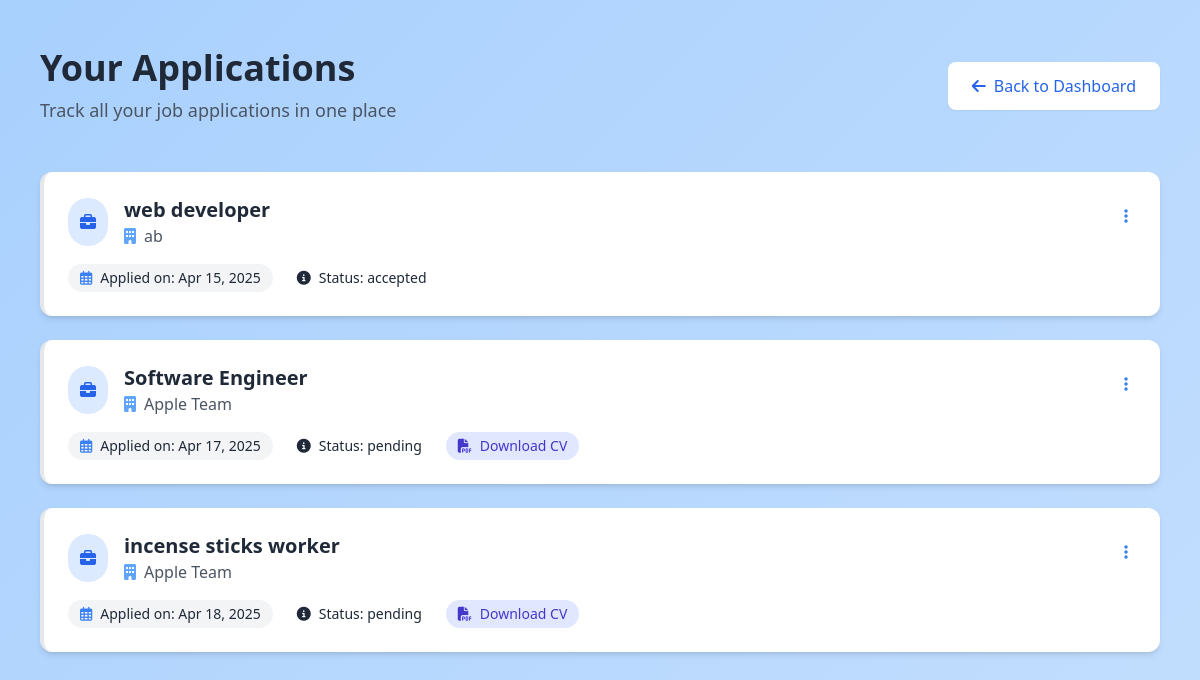
/jobs/applications/ (signed in), run on the app's committed database.
### jobs/models.py (models this page shows, shortened)
class JobApplication(models.Model):
    job = models.ForeignKey(JobPosting, on_delete=models.CASCADE, related_name='applications')
    applicant = models.ForeignKey(User, on_delete=models.CASCADE, related_name='applications')
    applied_on = models.DateTimeField(auto_now_add=True)
    status = models.CharField(max_length=50, choices=[
        ('pending', 'Pending'),
        ('accepted', 'Accepted'),
        ('rejected', 'Rejected'),
        ('interview_scheduled', 'Interview Scheduled'),
        ('offer_made', 'Offer Made'),
    ],
     default='pending'
    )
    cv = models.FileField(upload_to='cvs/', blank=True, null=True)

class JobPosting(models.Model):
    organization = models.ForeignKey(Organization, on_delete=models.CASCADE, related_name='job_postings')
    title = models.CharField(max_length=255)
    description = models.TextField()
    required_qualifications = models.TextField()
    required_skills = models.ManyToManyField(Skill, blank=True)  # Use the same Skill model
    location = models.CharField(max_length=100)
    posted_on = models.DateTimeField(auto_now_add=True)
    application_deadline = models.DateTimeField()
    job_post_image = models.ImageField(upload_to='job_images/', blank=True, null=True)
    posted_by = models.ForeignKey(User,on_delete=models.SET_NULL,null=True,related_name='posted_jobs')

### organizations/models.py (models this page shows, shortened)
class Organization(models.Model):
    user = models.OneToOneField(User, on_delete=models.CASCADE)
    name = models.CharField(max_length=255)
    description = models.TextField(blank=True, null=True)
    website = models.URLField()
    registration_number = models.CharField(max_length=100)
    profile_image = models.ImageField(upload_to='profile_images/', blank=True, null=True)
    banner_image = models.ImageField(upload_to='banner_images/', blank=True, null=True)
    created_at = models.DateTimeField(auto_now_add=True)
    updated_at = models.DateTimeField(auto_now=True)
    is_verified = models.BooleanField(default=False)  # New verification field

### jobs/views.py (the view)
# urls.py: path('applications/', user_job_applications, name='user_job_applications'),
@login_required
def user_job_applications(request):
    applications = JobApplication.objects.filter(applicant=request.user)
    return render(request, 'jobs/job_application_list.html', {'applications': applications})

### jobs/templates/jobs/job_application_list.html (shortened to what this page needs)
{% load static tailwind_tags %}
<!DOCTYPE html>
<html lang="en">
<head>
    {% tailwind_css %}
    <link href="https://cdnjs.cloudflare.com/ajax/libs/font-awesome/6.4.0/css/all.min.css" rel="stylesheet">
</head>
<body class="bg-animate min-h-screen font-sans antialiased text-gray-800">
    <div class="container mx-auto px-4 py-12 max-w-6xl">
        <div class="flex justify-between items-center mb-12 animate-fadeIn">
            <div>
                <h1 class="text-4xl font-bold text-gray-800 mb-2">Your Applications</h1>
                <p class="text-lg text-gray-600">Track all your job applications in one place</p>
            </div>
            <a href="{% url 'user_dashboard' %}" class="flex items-center space-x-2 bg-white hover:bg-gray-50 text-blue-600 font-medium px-6 py-3 rounded-lg shadow-sm transition-all duration-300">
                <i class="fas fa-arrow-left"></i>
                <span>Back to Dashboard</span>
            </a>
        </div>
        <div class="space-y-6">
            {% if applications %}
                {% for application in applications %}
                <div class="application-card opacity-0 delay-{% cycle '100' '200' '300' %} bg-white rounded-xl p-6 shadow-md border-l-4
                    {% if application.status == 'Rejected' %}border-red-400{% endif %}">
                    <div class="flex flex-col md:flex-row md:justify-between md:items-start gap-4">
                        <div class="flex-1">
                            <div class="flex items-center space-x-4 mb-3">
                                <div class="bg-blue-100 p-3 rounded-full">
                                    <i class="fas fa-briefcase text-blue-600"></i>
                                </div>
                                <div>
                                    <h3 class="text-xl font-bold text-gray-800">{{ application.job.title }}</h3>
                                    <p class="text-gray-600 flex items-center">
                                        <i class="fas fa-building mr-2 text-blue-400"></i>
                                        {{ application.job.organization.name }}
                                    </p>
                                </div>
                            </div>
                            <div class="flex flex-wrap gap-3 mt-4">
                                <div class="flex items-center text-sm bg-gray-100 px-3 py-1 rounded-full">
                                    <i class="far fa-calendar-alt mr-2 text-blue-500"></i>
                                    <span>Applied on: {{ application.applied_on|date:"M d, Y" }}</span>
                                </div>
                                <div class="flex items-center text-sm px-3 py-1 rounded-full
                                    {% if application.status == 'Rejected' %}status-rejected{% endif %}">
                                    <i class="fas fa-info-circle mr-2"></i>
                                    <span>Status: {{ application.status }}</span>
                                </div>
                                {% if application.cv %}
                                <a href="{{ application.cv.url }}" class="flex items-center text-sm bg-indigo-100 hover:bg-indigo-200 text-indigo-700 px-3 py-1 rounded-full transition-colors">
                                    <i class="fas fa-file-pdf mr-2"></i>
                                    <span>Download CV</span>
                                </a>
                                {% endif %}
                            </div>
                        </div>
                        <div class="flex space-x-3">
                            <button class="p-2 text-blue-500 hover:text-blue-700 transition-colors">
                                <i class="fas fa-ellipsis-v"></i>
                            </button>
                        </div>
                    </div>
                </div>
                {% endfor %}
            {% endif %}
        </div>
    </div>
</body>
</html>

### jobs/templates/jobs/job_application_list.html (style rules this page uses)
.bg-animate { background: linear-gradient(-45deg, rgba(239, 246, 255, 0.8), rgba(219, 234, 254, 0.8), rgba(191, 219, 254, 0.8), rgba(147, 197, 253, 0.8)); background-size: 400% 400%; animation: gradientBG 15s ease infinite; }
.application-card { transition: all 0.3s ease; animation: fadeIn 0.6s ease-out forwards; }
.delay-100 { animation-delay: 0.1s; }
.delay-200 { animation-delay: 0.2s; }
.delay-300 { animation-delay: 0.3s; }

### data on the page
JobApplication: job "web developer", job.organization.name "ab", applied_on "Apr 15, 2025", status "accepted"
JobApplication: job "Software Engineer", job.organization.name "Apple Team", applied_on "Apr 17, 2025", status "pending"
JobApplication: job "incense sticks worker", job.organization.name "Apple Team", applied_on "Apr 18, 2025", status "pending"
